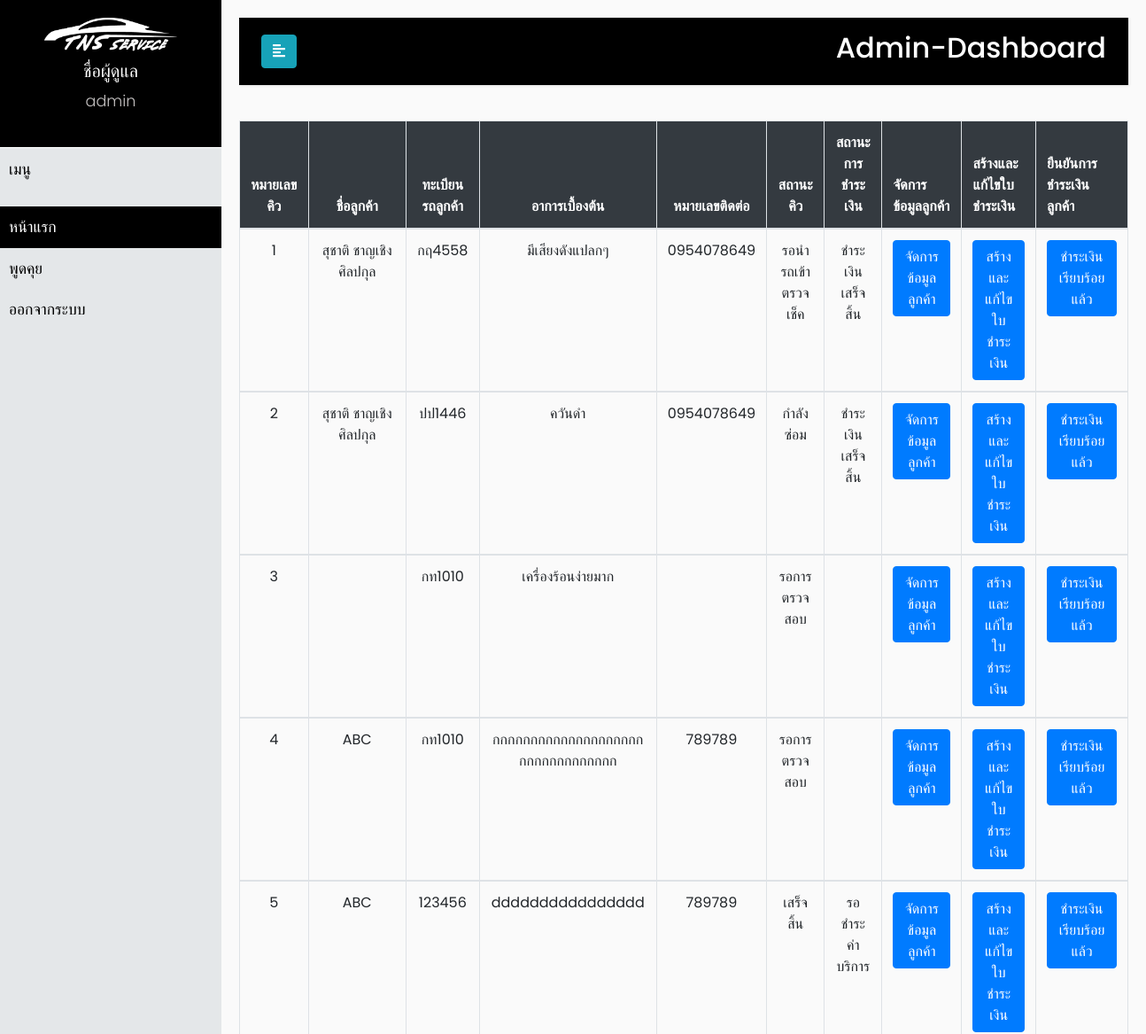
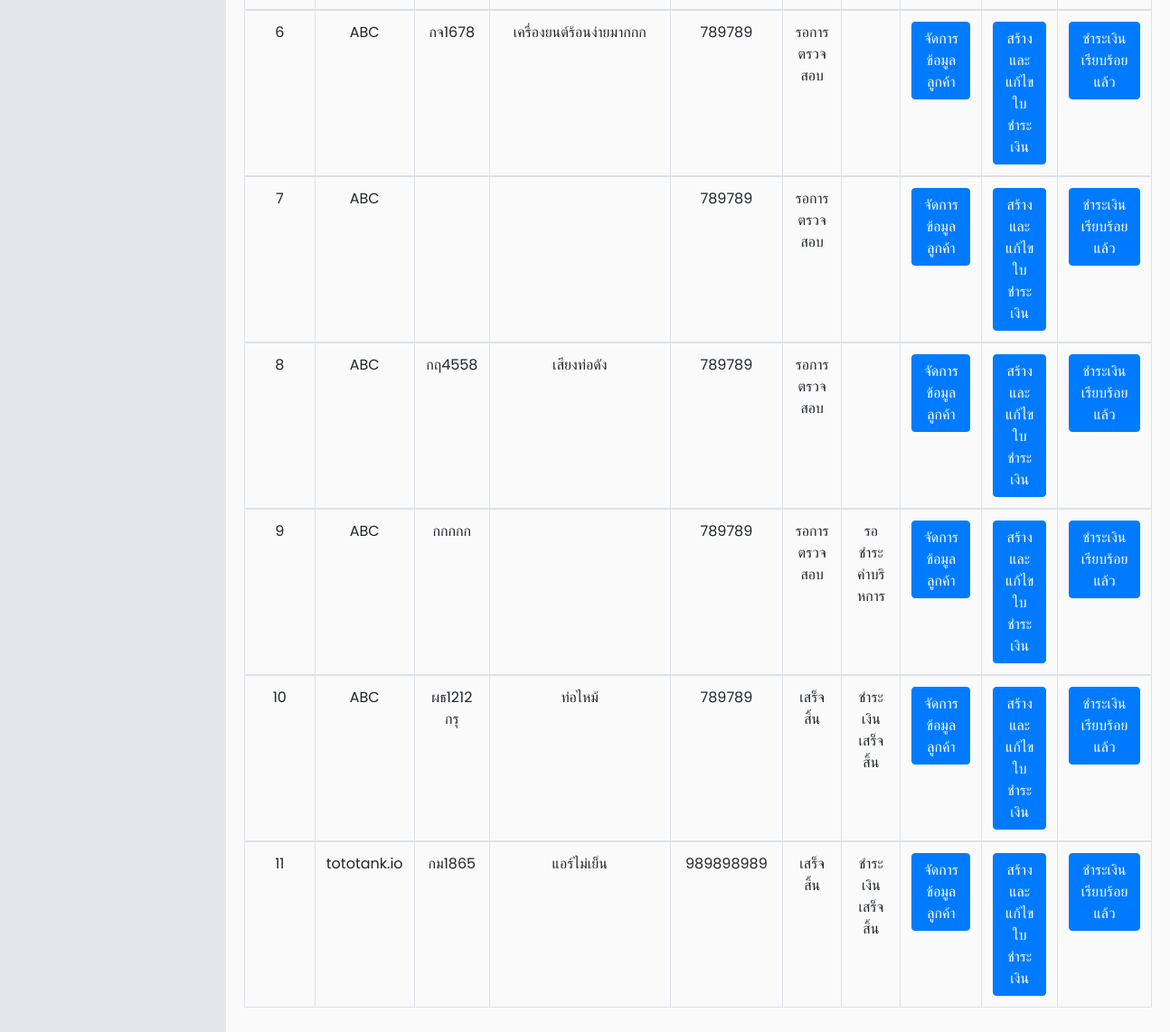
/ad_main.php (signed in), run on the app's committed database (2 pictures, top to bottom).
### tables this page shows
CREATE TABLE `queue` (
  `Queue_id_order` int(11) NOT NULL,
  `ID_user` int(10) NOT NULL,
  `Queue_Start` timestamp NOT NULL DEFAULT CURRENT_TIMESTAMP ON UPDATE CURRENT_TIMESTAMP,
  `Queue_Brand_car` varchar(20) DEFAULT NULL,
  `Queue_color_car` varchar(20) NOT NULL,
  `Queue_model_car` varchar(15) NOT NULL,
  `Queue_problem_car` varchar(80) DEFAULT NULL,
  `Queue_Mechanic_name` varchar(40) DEFAULT NULL,
  `Queue_date` timestamp NOT NULL DEFAULT '0000-00-00 00:00:00',
  `Queue_end_date` varchar(30) NOT NULL,
  `Queue_Status` varchar(30) DEFAULT NULL,
  `Queue_plate_car` varchar(10) NOT NULL
);

CREATE TABLE `db_user` (
  `ID` int(11) NOT NULL,
  `Email` varchar(50) NOT NULL,
  `name` varchar(40) DEFAULT NULL,
  `surname` varchar(40) DEFAULT NULL,
  `address` varchar(150) DEFAULT NULL,
  `phone` varchar(10) DEFAULT NULL,
  `pass` varchar(100) DEFAULT NULL,
  `type` varchar(10) DEFAULT NULL
);

CREATE TABLE `invoice` (
  `Invoice_order` int(10) NOT NULL,
  `Invoice_found_problem` varchar(80) DEFAULT NULL,
  `Invoice_cost` float DEFAULT NULL,
  `Invoice_end` varchar(30) NOT NULL DEFAULT '0000-00-00 00:00:00',
  `Invoice_status` varchar(30) DEFAULT NULL,
  `Queue_id` int(10) NOT NULL,
  `Invoice_start` timestamp NOT NULL DEFAULT CURRENT_TIMESTAMP ON UPDATE CURRENT_TIMESTAMP
);

### ad_main.php (the view, shortened to what this page needs)
<?php
require "dbcon.php";
$q = "SELECT * FROM queue
	 LEFT JOIN invoice ON queue.Queue_id_order = invoice.Queue_id
	 LEFT JOIN db_user ON queue.ID_user = db_user.ID
	 ";
$name = $_SESSION['name'];
$result = mysqli_query($conn, $q);
?>
<!DOCTYPE html>
<html>
<head>
    <link rel="stylesheet" href="css/bootstrap.min.css" type="text/css" />
    <link rel="stylesheet" href="css/stylepage.css">
</head>
<body>
    <div class="wrapper">
        <nav id="sidebar">
            <div class="sidebar-header" style="text-align:center;">
                <a href="work.php"><img src="img/logoW.png" width="150px"></a>
                <h5 style="color:white;margin-top:10px">ชื่อผู้ดูแล</h5>
                <p><?php echo $name ?></p>
            </div>
            <ul class="list-unstyled components">
                <p>เมนู</p>
                <li class="active">
                    <a href="ad_main.php">หน้าแรก</a>
                </li>
                <li>
                    <a href="#">พูดคุย</a>
                </li>
                <li>
                    <a href="login.php">ออกจากระบบ</a>
                </li>
            </ul>
        </nav>
        <div id="content">
            <nav class="navbar navbar-expand-lg navbar-dark black scrolling-navbar" style="color:white;">
                <div class="container">
                    <button type="button" id="sidebarCollapse" class="btn btn-info">
                        <i class="fa fa-align-left"></i>
                    </button>
                    <h2 class="justify-content-center">Admin-Dashboard</h2>
                </div>
            </nav>
            <div class="table-responsive">
                <table class="table table-reflow table-bordered" >
                <thead class="bg-dark align-middle" style="color:white">
                    <tr>
                        <th>
                            <center>หมายเลขคิว</center>
                        </th>
                        <th>
                            <center>ชื่อลูกค้า</center>
                        </th>
                        <th>
                            <center>ทะเบียนรถลูกค้า</center>
                        </th>
                        <th>
                            <center>อาการเบื้องต้น</center>
                        </th>
                        <th>
                            <center>หมายเลขติดต่อ</center>
                        </th>
                        <th>
                            <center>สถานะคิว</center>
                        </th>
                        <th>
                            <center>สถานะการชำระเงิน</center>
                        </th>
                        <th>จัดการข้อมูลลูกค้า</th>
                        <th>สร้างและแก้ไขใบชำระเงิน</th>
                        <th>ยืนยันการชำระเงินลูกค้า</th>
                    </tr>
                </thead>
                <?php
                while ($row = mysqli_fetch_array($result, MYSQLI_ASSOC)) {
                    ?>
                    <tbody>
                        <tr>
                            <td>
                                <center><?php echo $row['Queue_id_order']; ?></center>
                            </td>
                            <td>
                                <center><?php echo $row['name']; ?></center>
                            </td>
                            <td>
                                <center><?php echo $row['Queue_plate_car']; ?></center>
                            </td>
                            <td>
                                <center><?php echo $row['Queue_problem_car']; ?></center>
                            </td>
                            <td>
                                <center><?php echo $row['phone']; ?></center>
                            </td>
                            <td>
                                <center><?php echo $row['Queue_Status']; ?></center>
                            </td>
                            <td>
                                <center><?php echo $row['Invoice_status']; ?></center>
                            </td>
                            <td><a href="Manage_queue.php?Queue_id_order=<?php echo $row['Queue_id_order']; ?>"><button class="btn btn-primary">จัดการข้อมูลลูกค้า</button></a></td>
                            <td><a href="Invoice_queue.php?Queue_id_order=<?php echo $row['Queue_id_order']; ?>"><button class="btn btn-primary">สร้างและแก้ไขใบชำระเงิน</button></a></td>
                            <td><a href="Invoice_payment.php?Queue_id_order=<?php echo $row['Queue_id_order']; ?>"><button class="btn btn-primary">ชำระเงินเรียบร้อยแล้ว</button></a></td>
                        </tr>
                    </tbody>
                <?php
            }
            ?>
            </table>
        </div>
    </div>
    </div>
</body>
</html>

### css/stylepage.css (style rules this page uses)
body { font-family: 'Poppins', sans-serif; background: #fafafa; }
p { font-family: 'Poppins', sans-serif; font-size: 1.1em; font-weight: 300; line-height: 1.7em; color: rgb(197, 194, 194); }
a, a:hover, a:focus { color: inherit; text-decoration: none; transition: all 0.3s; }
.navbar { padding: 15px 10px; background: rgb(0, 0, 0); border: none; border-radius: 0; margin-bottom: 40px; box-shadow: 1px 1px 3px rgba(0, 0, 0, 0.1); }
.wrapper { display: flex; width: 100%; align-items: stretch; }
#sidebar { min-width: 250px; max-width: 250px; background: rgb(228, 231, 233); color: rgb(0, 0, 0); transition: all 0.3s; }
#sidebar .sidebar-header { padding: 20px; background: #000000; padding: 20px 0; border-bottom: 1px solid #ffffff; }
#sidebar ul p { color: rgb(0, 0, 0); padding: 10px; }
#sidebar ul li a { padding: 10px; font-size: 1.1em; display: block; }
#sidebar ul li.active>a, a[aria-expanded="true"] { color: #ffffff; background: #000000; }
#content { width: 100%; padding: 20px; min-height: 100vh; transition: all 0.3s; }

### data on the page
queue: Queue_id_order "1", db_user.name "สุชาติ ชาญเชิงศิลปกุล", Queue_plate_car "กฤ4558", Queue_problem_car "มีเสียงดังแปลกๆ", db_user.phone "0954078649", Queue_Status "รอนำรถเข้าตรวจเช็ค", invoice.Invoice_status "ชำระเงินเสร็จสิ้น"
queue: Queue_id_order "2", db_user.name "สุชาติ ชาญเชิงศิลปกุล", Queue_plate_car "ปป1446", Queue_problem_car "ควันดำ", db_user.phone "0954078649", Queue_Status "กำลังซ่อม", invoice.Invoice_status "ชำระเงินเสร็จสิ้น"
queue: Queue_id_order "3", Queue_plate_car "กท1010", Queue_problem_car "เครื่องร้อนง่ายมาก", Queue_Status "รอการตรวจสอบ"
queue: Queue_id_order "4", db_user.name "ABC", Queue_plate_car "กท1010", Queue_problem_car "กกกกกกกกกกกกกกกกกกกกกกกกกกกกกกกกก", db_user.phone "789789", Queue_Status "รอการตรวจสอบ"
queue: Queue_id_order "5", db_user.name "ABC", Queue_plate_car "123456", Queue_problem_car "dddddddddddddddd", db_user.phone "789789", Queue_Status "เสร็จสิ้น", invoice.Invoice_status "รอชำระค่าบริการ"
queue: Queue_id_order "6", db_user.name "ABC", Queue_plate_car "กจ1678", Queue_problem_car "เครื่องยนต์ร้อนง่ายมากกก", db_user.phone "789789", Queue_Status "รอการตรวจสอบ"
queue: Queue_id_order "7", db_user.name "ABC", db_user.phone "789789", Queue_Status "รอการตรวจสอบ"
queue: Queue_id_order "8", db_user.name "ABC", Queue_plate_car "กฤ4558", Queue_problem_car "เสียงท่อดัง", db_user.phone "789789", Queue_Status "รอการตรวจสอบ"
queue: Queue_id_order "9", db_user.name "ABC", Queue_plate_car "กกกกก", db_user.phone "789789", Queue_Status "รอการตรวจสอบ", invoice.Invoice_status "รอชำระค่าบริหการ"
queue: Queue_id_order "10", db_user.name "ABC", Queue_plate_car "ผธ1212 กรุ", Queue_problem_car "ท่อไหม้", db_user.phone "789789", Queue_Status "เสร็จสิ้น", invoice.Invoice_status "ชำระเงินเสร็จสิ้น"
queue: Queue_id_order "11", db_user.name "tototank.io", Queue_plate_car "กม1865", Queue_problem_car "แอร์ไม่เย็น", db_user.phone "989898989", Queue_Status "เสร็จสิ้น", invoice.Invoice_status "ชำระเงินเสร็จสิ้น"

### other printed values
$name "admin"
